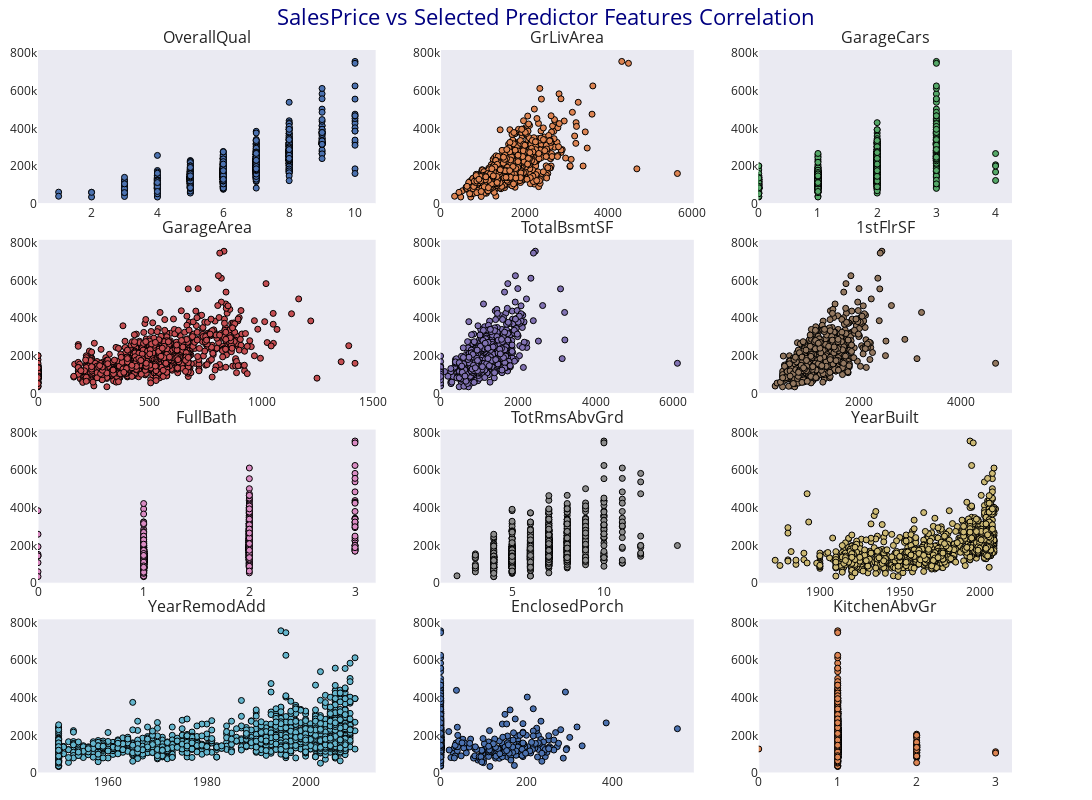

Notebook source saved alongside this figure:
### Markdown cell above
We have identified total of 12 features to further examines, some of them are continous numerical value while othes are discreate datatype. We use disceate numerical features with quit few values to color or size other continues numerical value features. We attempt to compare related features, Garage, Living room, and others.

### Code cell
features = filtered_corr_df.index.tolist()
# create a plot function to use again after outlier removal if any
def plot(df, features):
    fig = make_subplots(rows=4, cols=3, column_widths=[0.4, 0.3, 0.3], vertical_spacing=0.05, subplot_titles=features)
    y = df['SalePrice']
    for i, feature in enumerate(features, start=1):
        fig.add_trace(go.Scatter(x=df[feature], y=y, mode='markers', name=feature), row=(i - 1) // 3 + 1, col=(i - 1) % 3 + 1)
    fig.update_xaxes(showgrid=False, rangemode='nonnegative')
    fig.update_yaxes(showgrid=False, rangemode='nonnegative')
    fig.update_layout(font_family="Open Sans",
                      title=dict(text='SalesPrice vs Selected Predictor Features Correlation', font=dict(size=22, color='navy'), x=0.5),
                      margin=dict(t=50, b=10, l=10, pad=0),
                      width=1250, height=800,
                      template='seaborn')
    fig.update_traces(marker_line_color='black', marker_line_width=1, opacity=1, showlegend=False)
    fig.show()
plot(df, features)

### Figure 1 — Plotly figure (JSON) as saved in the notebook; plotly's stock layout.template omitted (floating-point values rounded to 4 significant figures; data arrays with more than 128 entries replaced by an {"elided": "..."} marker saying what was removed)
{"data": [{"marker": {"line": {"color": "black", "width": 1}}, "mode": "markers", "name": "OverallQual", "opacity": 1, "showlegend": false, "type": "scatter", "x": {"elided": "1460 int values"}, "xaxis": "x", "y": {"elided": "1460 int values"}, "yaxis": "y"}, {"marker": {"line": {"color": "black", "width": 1}}, "mode": "markers", "name": "GrLivArea", "opacity": 1, "showlegend": false, "type": "scatter", "x": {"elided": "1460 int values"}, "xaxis": "x2", "y": {"elided": "1460 int values"}, "yaxis": "y2"}, {"marker": {"line": {"color": "black", "width": 1}}, "mode": "markers", "name": "GarageCars", "opacity": 1, "showlegend": false, "type": "scatter", "x": {"elided": "1460 int values"}, "xaxis": "x3", "y": {"elided": "1460 int values"}, "yaxis": "y3"}, {"marker": {"line": {"color": "black", "width": 1}}, "mode": "markers", "name": "GarageArea", "opacity": 1, "showlegend": false, "type": "scatter", "x": {"elided": "1460 int values"}, "xaxis": "x4", "y": {"elided": "1460 int values"}, "yaxis": "y4"}, {"marker": {"line": {"color": "black", "width": 1}}, "mode": "markers", "name": "TotalBsmtSF", "opacity": 1, "showlegend": false, "type": "scatter", "x": {"elided": "1460 int values"}, "xaxis": "x5", "y": {"elided": "1460 int values"}, "yaxis": "y5"}, {"marker": {"line": {"color": "black", "width": 1}}, "mode": "markers", "name": "1stFlrSF", "opacity": 1, "showlegend": false, "type": "scatter", "x": {"elided": "1460 int values"}, "xaxis": "x6", "y": {"elided": "1460 int values"}, "yaxis": "y6"}, {"marker": {"line": {"color": "black", "width": 1}}, "mode": "markers", "name": "FullBath", "opacity": 1, "showlegend": false, "type": "scatter", "x": {"elided": "1460 int values"}, "xaxis": "x7", "y": {"elided": "1460 int values"}, "yaxis": "y7"}, {"marker": {"line": {"color": "black", "width": 1}}, "mode": "markers", "name": "TotRmsAbvGrd", "opacity": 1, "showlegend": false, "type": "scatter", "x": {"elided": "1460 int values"}, "xaxis": "x8", "y": {"elided": "1460 int values"}, "yaxis": "y8"}, {"marker": {"line": {"color": "black", "width": 1}}, "mode": "markers", "name": "YearBuilt", "opacity": 1, "showlegend": false, "type": "scatter", "x": {"elided": "1460 int values"}, "xaxis": "x9", "y": {"elided": "1460 int values"}, "yaxis": "y9"}, {"marker": {"line": {"color": "black", "width": 1}}, "mode": "markers", "name": "YearRemodAdd", "opacity": 1, "showlegend": false, "type": "scatter", "x": {"elided": "1460 int values"}, "xaxis": "x10", "y": {"elided": "1460 int values"}, "yaxis": "y10"}, {"marker": {"line": {"color": "black", "width": 1}}, "mode": "markers", "name": "EnclosedPorch", "opacity": 1, "showlegend": false, "type": "scatter", "x": {"elided": "1460 int values"}, "xaxis": "x11", "y": {"elided": "1460 int values"}, "yaxis": "y11"}, {"marker": {"line": {"color": "black", "width": 1}}, "mode": "markers", "name": "KitchenAbvGr", "opacity": 1, "showlegend": false, "type": "scatter", "x": {"elided": "1460 int values"}, "xaxis": "x12", "y": {"elided": "1460 int values"}, "yaxis": "y12"}], "layout": {"annotations": [{"font": {"size": 16}, "showarrow": false, "text": "OverallQual", "x": 0.1733, "xanchor": "center", "xref": "paper", "y": 1, "yanchor": "bottom", "yref": "paper"}, {"font": {"size": 16}, "showarrow": false, "text": "GrLivArea", "x": 0.5433, "xanchor": "center", "xref": "paper", "y": 1, "yanchor": "bottom", "yref": "paper"}, {"font": {"size": 16}, "showarrow": false, "text": "GarageCars", "x": 0.87, "xanchor": "center", "xref": "paper", "y": 1, "yanchor": "bottom", "yref": "paper"}, {"font": {"size": 16}, "showarrow": false, "text": "GarageArea", "x": 0.1733, "xanchor": "center", "xref": "paper", "y": 0.7375, "yanchor": "bottom", "yref": "paper"}, {"font": {"size": 16}, "showarrow": false, "text": "TotalBsmtSF", "x": 0.5433, "xanchor": "center", "xref": "paper", "y": 0.7375, "yanchor": "bottom", "yref": "paper"}, {"font": {"size": 16}, "showarrow": false, "text": "1stFlrSF", "x": 0.87, "xanchor": "center", "xref": "paper", "y": 0.7375, "yanchor": "bottom", "yref": "paper"}, {"font": {"size": 16}, "showarrow": false, "text": "FullBath", "x": 0.1733, "xanchor": "center", "xref": "paper", "y": 0.475, "yanchor": "bottom", "yref": "paper"}, {"font": {"size": 16}, "showarrow": false, "text": "TotRmsAbvGrd", "x": 0.5433, "xanchor": "center", "xref": "paper", "y": 0.475, "yanchor": "bottom", "yref": "paper"}, {"font": {"size": 16}, "showarrow": false, "text": "YearBuilt", "x": 0.87, "xanchor": "center", "xref": "paper", "y": 0.475, "yanchor": "bottom", "yref": "paper"}, {"font": {"size": 16}, "showarrow": false, "text": "YearRemodAdd", "x": 0.1733, "xanchor": "center", "xref": "paper", "y": 0.2125, "yanchor": "bottom", "yref": "paper"}, {"font": {"size": 16}, "showarrow": false, "text": "EnclosedPorch", "x": 0.5433, "xanchor": "center", "xref": "paper", "y": 0.2125, "yanchor": "bottom", "yref": "paper"}, {"font": {"size": 16}, "showarrow": false, "text": "KitchenAbvGr", "x": 0.87, "xanchor": "center", "xref": "paper", "y": 0.2125, "yanchor": "bottom", "yref": "paper"}], "font": {"family": "Open Sans"}, "height": 800, "margin": {"b": 10, "l": 10, "pad": 0, "t": 50}, "title": {"font": {"color": "navy", "size": 22}, "text": "SalesPrice vs Selected Predictor Features Correlation", "x": 0.5}, "width": 1250, "xaxis": {"anchor": "y", "domain": [0, 0.3467], "rangemode": "nonnegative", "showgrid": false}, "xaxis10": {"anchor": "y10", "domain": [0, 0.3467], "rangemode": "nonnegative", "showgrid": false}, "xaxis11": {"anchor": "y11", "domain": [0.4133, 0.6733], "rangemode": "nonnegative", "showgrid": false}, "xaxis12": {"anchor": "y12", "domain": [0.74, 1], "rangemode": "nonnegative", "showgrid": false}, "xaxis2": {"anchor": "y2", "domain": [0.4133, 0.6733], "rangemode": "nonnegative", "showgrid": false}, "xaxis3": {"anchor": "y3", "domain": [0.74, 1], "rangemode": "nonnegative", "showgrid": false}, "xaxis4": {"anchor": "y4", "domain": [0, 0.3467], "rangemode": "nonnegative", "showgrid": false}, "xaxis5": {"anchor": "y5", "domain": [0.4133, 0.6733], "rangemode": "nonnegative", "showgrid": false}, "xaxis6": {"anchor": "y6", "domain": [0.74, 1], "rangemode": "nonnegative", "showgrid": false}, "xaxis7": {"anchor": "y7", "domain": [0, 0.3467], "rangemode": "nonnegative", "showgrid": false}, "xaxis8": {"anchor": "y8", "domain": [0.4133, 0.6733], "rangemode": "nonnegative", "showgrid": false}, "xaxis9": {"anchor": "y9", "domain": [0.74, 1], "rangemode": "nonnegative", "showgrid": false}, "yaxis": {"anchor": "x", "domain": [0.7875, 1], "rangemode": "nonnegative", "showgrid": false}, "yaxis10": {"anchor": "x10", "domain": [0, 0.2125], "rangemode": "nonnegative", "showgrid": false}, "yaxis11": {"anchor": "x11", "domain": [0, 0.2125], "rangemode": "nonnegative", "showgrid": false}, "yaxis12": {"anchor": "x12", "domain": [0, 0.2125], "rangemode": "nonnegative", "showgrid": false}, "yaxis2": {"anchor": "x2", "domain": [0.7875, 1], "rangemode": "nonnegative", "showgrid": false}, "yaxis3": {"anchor": "x3", "domain": [0.7875, 1], "rangemode": "nonnegative", "showgrid": false}, "yaxis4": {"anchor": "x4", "domain": [0.525, 0.7375], "rangemode": "nonnegative", "showgrid": false}, "yaxis5": {"anchor": "x5", "domain": [0.525, 0.7375], "rangemode": "nonnegative", "showgrid": false}, "yaxis6": {"anchor": "x6", "domain": [0.525, 0.7375], "rangemode": "nonnegative", "showgrid": false}, "yaxis7": {"anchor": "x7", "domain": [0.2625, 0.475], "rangemode": "nonnegative", "showgrid": false}, "yaxis8": {"anchor": "x8", "domain": [0.2625, 0.475], "rangemode": "nonnegative", "showgrid": false}, "yaxis9": {"anchor": "x9", "domain": [0.2625, 0.475], "rangemode": "nonnegative", "showgrid": false}}}
